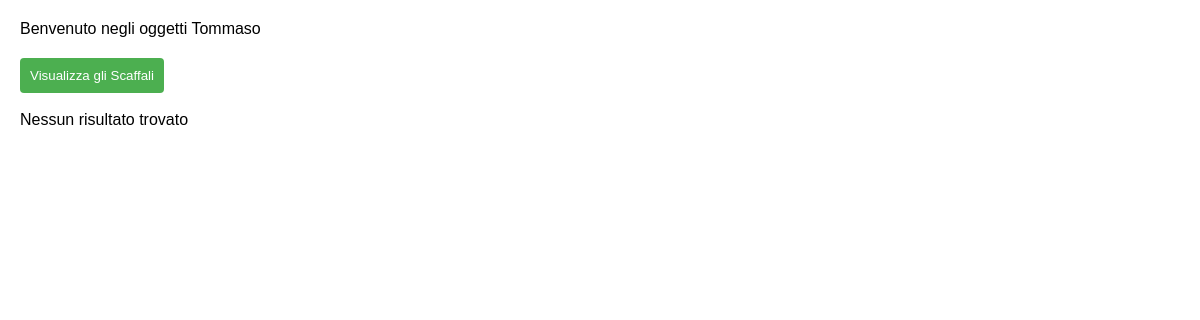
Before: /tabella.php (signed in) with the older database file.
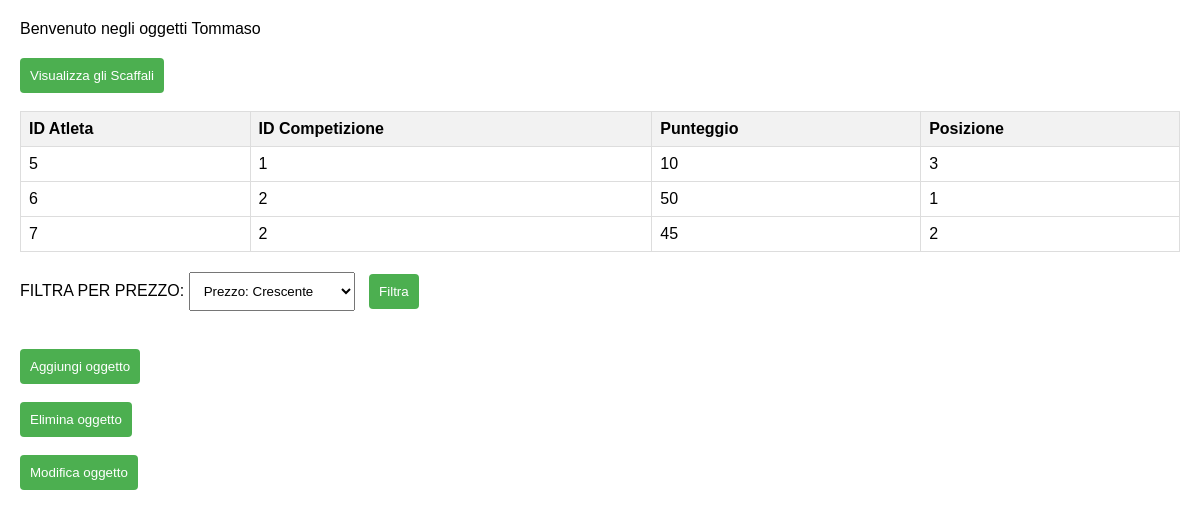
After: the same page with the newer database file.
### tables this page shows
CREATE TABLE `partecipazione` (
  `id_atleta` int(11) NOT NULL,
  `id_competizione` int(11) NOT NULL,
  `punteggio` int(11) NOT NULL,
  `posizione` int(11) NOT NULL
);

### tabella.php (the view, shortened to what this page needs)
<?php
require "credenziali.php";
if (isset($_SESSION["UTENTE"])) {
    echo "<html>
        <head>
            <style>
                body {
                    font-family: Arial, sans-serif;
                    margin: 20px;
                }
                table {
                    width: 100%;
                    border-collapse: collapse;
                    margin-bottom: 20px;
                }
                th, td {
                    border: 1px solid #dddddd;
                    text-align: left;
                    padding: 8px;
                }
                th {
                    background-color: #f2f2f2;
                }
                form {
                    margin-bottom: 20px;
                }
                footer {
                    margin-top: 20px;
                }
                button {
                    padding: 10px;
                    cursor: pointer;
                    background-color: #4CAF50;
                    color: white;
                    border: none;
                    border-radius: 4px;
                }
                select, button[type='submit'] {
                    padding: 10px;
                    margin-right: 10px;
                }
                .add-container {
                    float: right;
                    margin: 0 auto; /* Imposta il margine automatico per centrare il div */
                    width: fit-content; /* Imposta la larghezza in base al contenuto */
                }
                .add-container label {
                    font-weight: bold;
                }
                .add-container input[type='text'] {
                    padding: 5px;
                    margin-left: 20px;
                }
            </style>
        </head>
        <body>";
    echo "Benvenuto negli oggetti " . $_SESSION["UTENTE"];
    echo "<footer>
        <button onclick='redirectToPage(\"scaffale.php\")'>Visualizza gli Scaffali</button>
      </footer><br>";
    try {
        $conn = new PDO("mysql:host=$servername;dbname=$dbname", $username, $password);
        $conn->setAttribute(PDO::ATTR_ERRMODE, PDO::ERRMODE_EXCEPTION);
        $sql = 'SELECT * FROM PARTECIPAZIONE';
        $statement = $conn->query($sql);
        if ($statement->rowCount() > 0) {
            echo "<table>
                    <tr>
                        <th>ID Atleta</th>
                        <th>ID Competizione</th>
                        <th>Punteggio</th>
                        <th>Posizione</th>
                    </tr>";
            while ($row = $statement->fetch(PDO::FETCH_ASSOC)) {
                echo "<tr>
                        <td>{$row['id_atleta']}</td>
                        <td>{$row['id_competizione']}</td>
                        <td>{$row['punteggio']}</td>
                        <td>{$row['posizione']}</td>
                    </tr> ";
            }
            echo "</table>";
            echo"<form method='POST'>";
             echo"<label for='my_html_select_box'>FILTRA PER PREZZO: </label>
                    <select name='my_html_select_box'>
                        <option>Prezzo: Crescente</option>
                        <option>Prezzo: Decrescente</option>
                    </select>
                    <button type='submit'>Filtra</button><br><br>";
            echo "</form>";
            echo"<button onclick='redirectToPage(\"aggiungi_oggetto.php\")'>Aggiungi oggetto</button><br><br>";
            echo"<button onclick='redirectToPage(\"elimina_oggetto.php\")'>Elimina oggetto</button><br><br>";
            echo"<button onclick='redirectToPage(\"aggiungi_oggetto.php\")'>Modifica oggetto</button>";
        } else {
            echo "Nessun risultato trovato";
        }
    } catch (PDOException $e) {
        echo "Connection failed: " . $e->getMessage();
    } finally {
        $conn = null;
    }
    echo "</body>
        </html>";
} else {
    echo "Accesso non consentito";
}
?>

Changed rows visible on the page:
added partecipazione: id_atleta "5", id_competizione "1", punteggio "10", posizione "3"
added partecipazione: id_atleta "6", id_competizione "2", punteggio "50", posizione "1"
added partecipazione: id_atleta "7", id_competizione "2", punteggio "45", posizione "2"
Other visible differences:
form field my_html_select_box: (not shown) → "Prezzo: Crescente"
text no longer shown: "Nessun risultato trovato"
text now shown: "ID Atleta ID Competizione Punteggio Posizione FILTRA PER PREZZO: Filtra Aggiungi oggetto Elimina oggetto Modifica oggetto"
